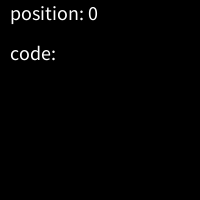
Frame 1 (no input)
Frame 60 (the mouse pressed at the canvas centre just before this capture): identical to frame 1, image omitted
Frame 120 (the mouse held since frame 60 and released just before this capture): identical to frame 1, image omitted

The Processing sketch that drew this single still picture (run headless with seeded random() and noise(); from frame 60 on, the mouse is pressed at the canvas centre):

// Processing sketch: CrackTheCode
// ── CrackTheCode.pde
// In this example you need crack the code in the array. 
// With a click of the mouse your render a new code.
// In the console you can peek what it is :)

int [] codeArray = { 1, 2, 3, 4 };
int codePosition = 0;

int keyValue;

boolean checkInput = false;

void setup() {
  size(200,200);
  textSize(20); 
}

void draw() {
    background(0);
    
    // only do this when a key is pressed
    // when a key is pressed this checkInput will be true
    if(checkInput) {
      
      // set it to false, so we don't end up here again (without pressing a key)
      // try to remove this line to see what happens.
      checkInput = false;
      
      // check if the codePosition isn't higher then four
      // if that is the case we first have to reset
      if(codePosition<4) {
        if(keyValue == codeArray[codePosition]) {
          
          // the same, color green
          fill(0,255,0);
          
          // next position        
          codePosition++; // codePosition = codePostion + 1; 
        }
        else {
          // different color red
          fill(255,0,0);
        }
      }
                
  }
     
  text("position: " + codePosition,10,20);  
  
  // reveal the code on the screen
  text("code: ",10,60);
  if(codePosition>0) text(codeArray[0],10,100);
  if(codePosition>1) text(codeArray[1],30,100);
  if(codePosition>2) text(codeArray[2],50,100);
  if(codePosition>3) text(codeArray[3],70,100);
    
}

void mouseClicked() {
   
  // render new code
  for(int i = 0; i<4; i++) {
     codeArray[i] = int(random(1,4)); 
   
  }
  // reset code position
  codePosition = 0;

  // show it in the console
  //printArray(codeArray);
  println(join(nfs(codeArray,1), ","));
  
}

void keyPressed() {
  
  //println("pressed: "+key);
  
  // convert key to integer
  // we do this for comparision with the integers of the code array. 
  // substraction with 50 because we have the ascii table value
  keyValue = (int)key - 48; 
 
  checkInput = true;
}
